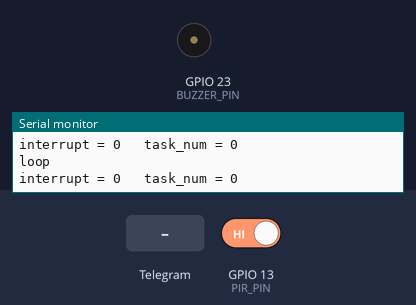
Bench run of a sketch on a simulated ESP32. Shown: buzzer (waves = sounding, pin HIGH), the last lines printed to the serial monitor. The inputs (shaded band) are chosen by the test bench; at power-on: GPIO 13 (PIR_PIN) HIGH. WiFi joins after 1.5 s; servers stay silent unless stated; the local clock reads 2024-03-15 10:24:30 at power-on unless the sketch sets it.

Above: at 2.7 s.
2.8 s: Telegram message "/start" received
4.9 s: GPIO 13 (PIR_PIN) driven LOW
At 5.9 s:
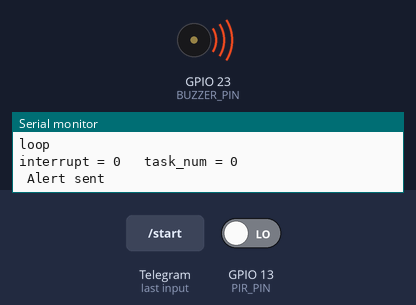
7.8 s: Telegram message "/off" received
Timing chart, 0 to 10.8 s (numbered marks = the images above; inputs shaded):
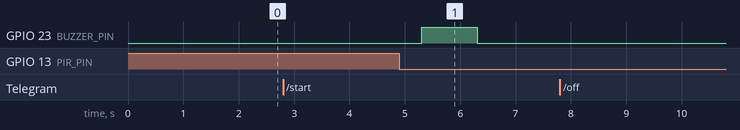

The sketch:

yumide_smartguard.ino
```cpp
/*DETECTS AN INTRUSION FROM PIR SENSOR (using interrupts) THEN SENDS A MESSAGE TO A TELEGRAM BOT (yumidebot) SMARTGUARD.
*/

///INCLUDES
#include <WiFi.h>      //not necessary to include this
#include <WiFiManager.h>
#include <WiFiClientSecure.h>
#include <UniversalTelegramBot.h>
#include <ArduinoJson.h>

/////////DEFINES///////////////////////////////////////////////////////
#define BOT_TOKEN ""
uint8_t PIR_PIN  =13;  //PIR PIN
uint8_t BUZZER_PIN  =23;    //buzzer


String USER_CHAT_ID = ""; //user chat id for telegrambot


////CONSTANNTS AND INITIALIZATIONS////////////////////////
WiFiClientSecure secured_client;
UniversalTelegramBot bot(BOT_TOKEN, secured_client);

volatile uint8_t task_num = 0;
volatile uint16_t interrupt = 0; //debugging


/////ISR///////////////////////
void IRAM_ATTR PIR_ISR() {
  task_num = 1;
  interrupt++;
  }


//////FUNCTIONS/////////////////////////////////////////////////////////
void IntrusionDetected(){      //called during an intrusion detectioN
    bot.sendMessage(USER_CHAT_ID, "🔔*INTRUSION DETCTED*, GO CHECK IT OUT OR CALL THE POLICE NOW!", "Markdown");
    Serial.write("\n Alert sent");
    digitalWrite(BUZZER_PIN, HIGH);
    delay(1000);
    digitalWrite(BUZZER_PIN, LOW);
} //endfunction


///nothing executes
void Nothing(){}


///function pointer
void (*tasks[2])(void); //an array if two function pointers, one will point to nothing the other will point to intrusion detected.

void setup() {
  Serial.begin(115200);
  Serial.write("\nSetup");
  pinMode(PIR_PIN, INPUT_PULLUP);  //initialize pins
  pinMode(BUZZER_PIN, OUTPUT);
  digitalWrite(BUZZER_PIN, LOW);
  //WiFiManager for initial Wi-Fi setup
WiFiManager wm;

//NOTE: for the code below, autoconnect tries to connect to any saved network, if it fails after 30 seconds,
        //it creates a temporary access point(yumidesetup.com) that you can connect to.

if (!wm.autoConnect("yumidesetup.com")) {     //if unsuccessful

  Serial.println("Initial connection failed.");  //DEBUGGING
  Serial.println("Waiting 1 minute for SmartGuard to connect to WIFI..."); //DEBUGGING
  unsigned long start_attempt_time = millis();
 // for 60 seconds keep checking if Wifi is connected
  while((millis()-start_attempt_time) < 60000){
    delay(100);
    if (WiFi.status() == WL_CONNECTED){           //if wifi is connected
      Serial.println("\nWIFI connection successful"); //debugging
      break;
    } //end if
  } //end while

  if (WiFi.status() != WL_CONNECTED){       // if wifi is not connected
     Serial.println("\n Connection unsuccessful after 1 minute, restarting device..."); //debugging
     ESP.restart();
   } //end if

} //end if


secured_client.setCACert(TELEGRAM_CERTIFICATE_ROOT); // Add root certificate for api.telegram.org
                                                     //this basically verifies that we are talking to telegram
Serial.print("Retrieving time: ");    ///DEBUGGING
configTime(0, 0, "pool.ntp.org"); //get UTC time via NTP //needed for certificte validation (for esp32 to trust the connection).
time_t now = time(nullptr);       //gives us the current time in seconds since 1970
while (now < 24 * 3600)          //this wll evaluate to false coz 24*3600 = 1 day in seconds so if now is less than that,
//then we are not yet in 1970
{
  Serial.print(".");
  delay(100);
  now = time(nullptr);
}
Serial.println(now);
Serial.println("Waiting for user to send /start to the bot...");

tasks[0] = Nothing;  //make it do nothing
tasks[1] = IntrusionDetected;   //attach IntrusionDetcted to it

} //end setup


void loop() {
char string_buffer[128];
delay(100);
static bool start_received = false; //turn_on_off=true;//checks if start has been sent and on/off messages have been sent by user.
int num_new_messages = bot.getUpdates(bot.last_message_received + 1); //gets the latest messages/message since the last
                                                                    //time it checked.
//last message received returns the id of the last messae received before now, getUpdates checks for the number of new messages
//received since the specified chatid, and stores the message/s in bot.messages.

if (num_new_messages) {
  for (uint8_t i = 0; i < num_new_messages; i++) {
    String ChatId = bot.messages[i].chat_id.c_str();
    const char* text = bot.messages[i].text.c_str();
    if (strcmp(text, "/start") == 0 && !start_received) {        //if user sends start
      USER_CHAT_ID = ChatId;
      bot.sendMessage(USER_CHAT_ID, "*SMARTGUARD ACTIVE ✅*\nSend /on (lowercase) to enable alerts and /off (lowercase)"
      "to disable them.", "Markdown");
      attachInterrupt(digitalPinToInterrupt(PIR_PIN), PIR_ISR, FALLING); //attach interrupts to PIR sensor
      Serial.write("\nInterrupt assigned to PIR pin");
      start_received = true; // prevent further /start processing

    } //end if

    else if ( strcmp(text, "/on") == 0 && ChatId == USER_CHAT_ID ){ //if user sends on
      bot.sendMessage(USER_CHAT_ID, "🛡️ *SmartGuard Armed.* Intrusion detection is now active.", "Markdown");
      attachInterrupt(digitalPinToInterrupt(PIR_PIN), PIR_ISR, FALLING); //attach interrupts to PIR sensor
      Serial.write("\nInterrupt assigned to PIR pin");
    } //end elseif

    else if (strcmp(text, "/off") == 0 && ChatId == USER_CHAT_ID ){ //if user sends off
      bot.sendMessage(USER_CHAT_ID, "🔕 *SmartGuard Disarmed.* Intrusion detection is now off.", "Markdown");
      detachInterrupt(digitalPinToInterrupt(PIR_PIN));   //detach interupts from PIR sensor
      Serial.write("\nDetached Interrupts from PIR pin");
      task_num = 0;   //call Nothing
    } //end elseif
  } //end for
}   //end if

tasks[task_num](); //call whichever function is to be called
task_num = 0; //RESET BACK TO ZERO
sprintf(string_buffer, "\nloop\ninterrupt = %d\t task_num = %d", interrupt, task_num);
Serial.write(string_buffer);


} //end loop
```

Measured:
- after the input at 4.9 s, GPIO 23 (BUZZER_PIN): LOW → HIGH after 0.41 s, → LOW 1.0 s later
